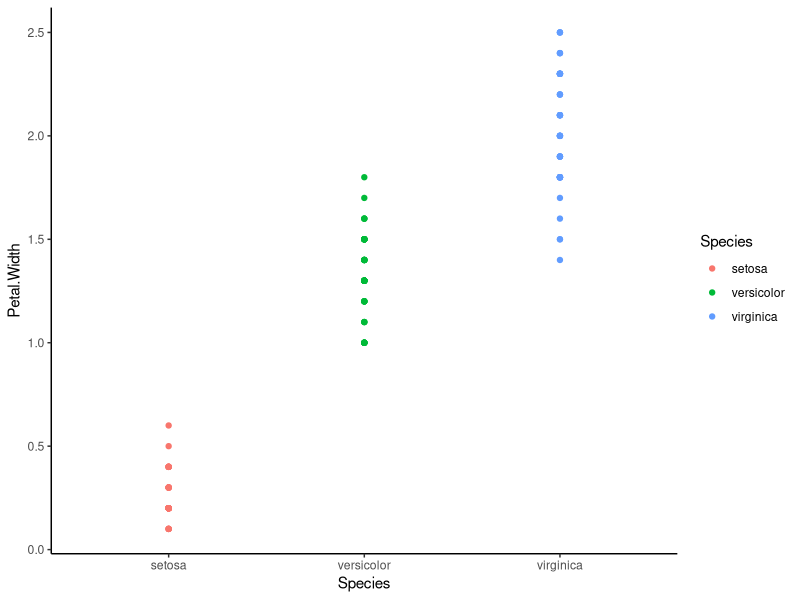
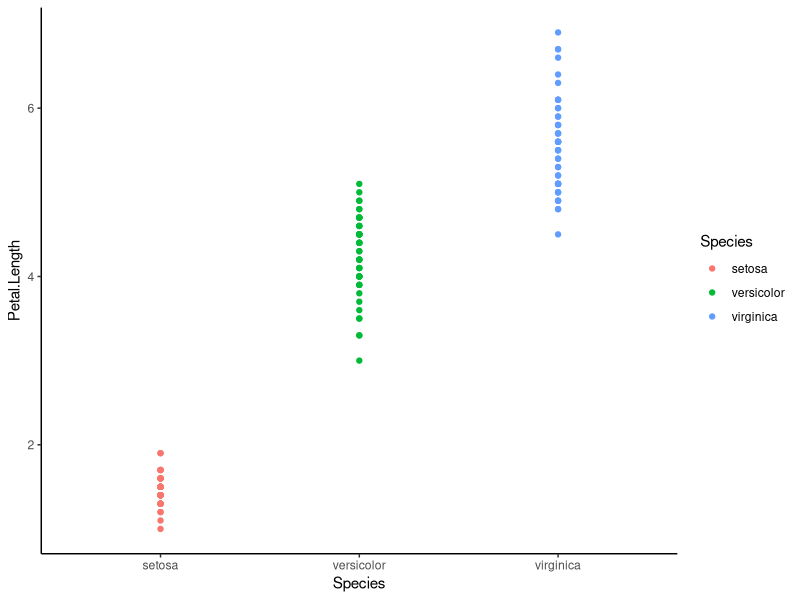

Generate these figures, in order, with R: (Note: this script raises an error after producing the figures.)
library(ggplot2)
library(dplyr)

# Sum of squares for the Between Group Sum of Squares:
  # SST = Sum(n)

iris %>% ggplot(aes(x = Species,y = Petal.Width, color = Species)) + geom_point() + theme_classic()
iris %>% ggplot(aes(x = Species,y = Petal.Length, color = Species)) + geom_point() + theme_classic()

# Analysis of Variance calculation
summary(aov(Petal.Width ~ Species, data= iris))

sepal_aov <- aov(Sepal.length ~ Species, data = iris)